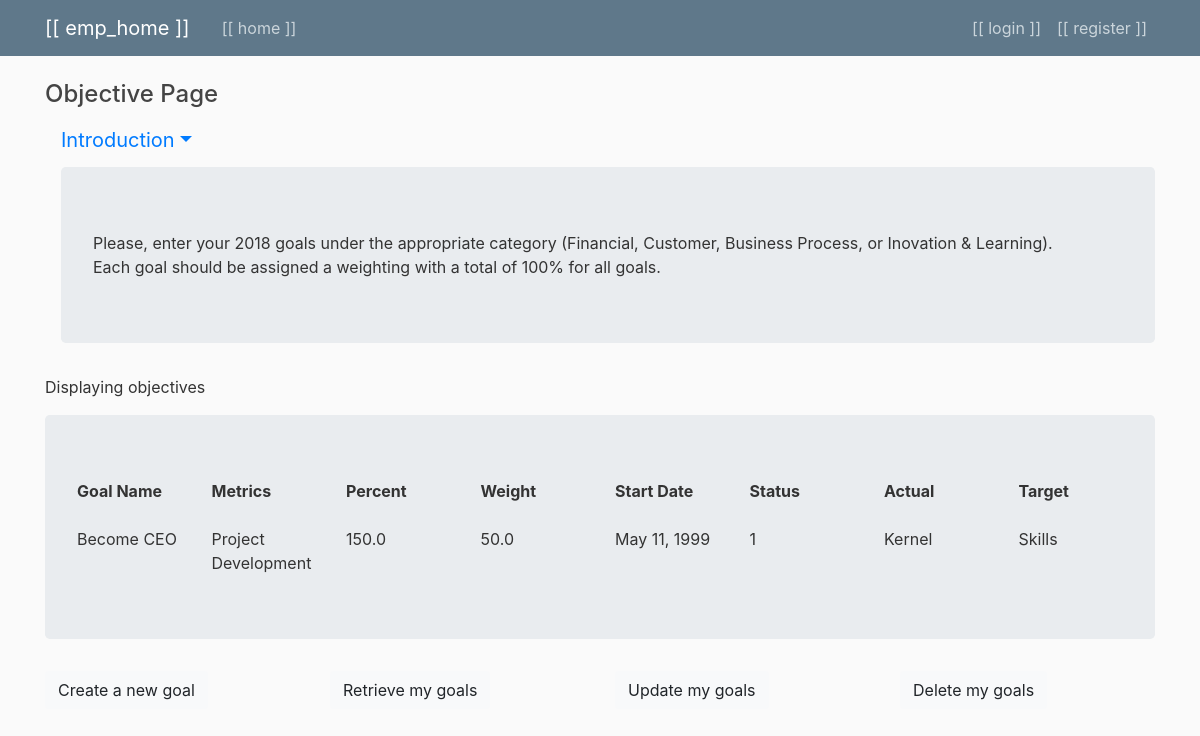
Screenshot of /objective/2/ with the database file from the repository.
### employee/models.py (models this page shows)
class EmployeeGoals(models.Model):
    worker = models.ForeignKey(User, on_delete = models.CASCADE, default=1)
    GoalsName = models.CharField(max_length=200, verbose_name='GoalsName', default='-')
    Metrics = models.CharField(max_length=100, verbose_name='GoalsName', default='-')
    Percent = models.FloatField(max_length=100, verbose_name='Percent', default=0.0)
    Weight = models.FloatField(max_length=100, verbose_name='Weight', default=0.0)
    StartDate= models.DateField(default=timezone.now)
    Status= models.IntegerField(verbose_name='Status', default=0)
    Actual = models.CharField(max_length=100, verbose_name='Actual', default='-')
    Target = models.TextField(default='-')

### employee/views.py (the view)
# urls.py: path('objective/<int:pk>/', GetEmployeeGoal.as_view(template_name='employee/goals.html'), name='goals'),
class GetEmployeeGoal(DetailView):
    model = EmployeeGoals
    context_object_name = 'employee_goal'

### employee/templates/employee/goals.html
{% extends "employee/base.html" %}
{% block content %}
  <div class="wrapper drop">
      <h4>Objective Page</h4>
      <div class="dropdown">
        <a class="nav-link dropdown-toggle introduction" href="http://example.com" data-toggle="dropdown" aria-haspopup="true" aria-expanded="false" v-on:click="intro = !intro">Introduction</a>
        <div v-show="intro" class=" jumbotron mt-1 ml-3">
            <span>Please, enter your 2018 goals under the appropriate category (Financial, Customer, Business Process, or Inovation & Learning).</span><br>
            <span>Each goal should be assigned a weighting with a total of 100% for all goals.</span>
        </div>
      </div>
      <div class="mt-3">
          <span>Displaying objectives</span><br>
            <div class="jumbotron mt-3">
                <div class="row">
                    <div class="col-sm">
                        <span class="bold">Goal Name</span><br><br>
                        <span>{{ employee_goal.GoalsName }} </span>
                    </div>
                    <div class="col-sm">
                        <span class="bold">Metrics</span><br><br>
                        <span>{{ employee_goal.Metrics }} </span>
                    </div>
                    <div class="col-sm">
                        <span class="bold">Percent</span><br><br>
                        <span>{{ employee_goal.Percent }} </span>
                    </div>
                    <div class="col-sm">
                        <span class="bold">Weight</span><br><br>
                        <span>{{ employee_goal.Weight }} </span>
                    </div>
                    <div class="col-sm">
                        <span class="bold">Start Date</span><br><br>
                        <span>{{ employee_goal.StartDate }}</span>
                    </div>
                    <div class="col-sm">
                        <span class="bold">Status</span><br><br>
                        <span>{{ employee_goal.Status }} </span>
                    </div>
                    <div class="col-sm">
                        <span class="bold">Actual</span><br><br>
                        <span>{{ employee_goal.Actual }}</span>
                    </div>
                    <div class="col-sm">
                        <span class="bold">Target</span><br><br>
                        <span>{{ employee_goal.Target }}</span>
                    </div>
                </div>
            </div>
            <div class="wrapper">
                <div class="row">
                    <div class="col-md-3">
                        <a class="btn btn-light" href="{% url 'goals-create' %}">Create a new goal</a>
                    </div>
                    <div class="col-md-3">
                        <a class="btn btn-light" href="{% url 'goals-detail' user.id %}">Retrieve my goals</a>
                    </div>
                    <div class="col-md-3">
                        <a class="btn btn-light" href="{% url 'goals-update' user.id %}">Update my goals</a>
                    </div>
                    <div class="col-md-3">
                        <a class="btn btn-light" href="{% url 'goals-delete' user.id %}">Delete my goals</a>
                    </div>
                </div>
            </div>
      </div>
  </div>
{% endblock content %}

### employee/static/employee/main.css (style rules this page uses)
body { background: #fafafa; color: #333333; margin-top: 5rem; padding-bottom: 80px; }
h1, h2, h3, h4, h5, h6 { color: #444444; }
.introduction { font-size: 20px; }
.bold { font-weight: bold; }

### rows the page displays
EmployeeGoals: GoalsName "Become CEO", Metrics "Project Development", Percent "150.0", Weight "50.0", StartDate "May 11, 1999", Status "1", Actual "Kernel", Target "Skills"
